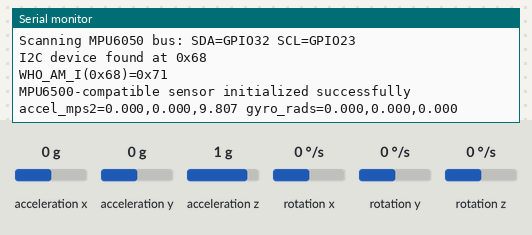
The sketch below on a simulated ESP32. On the bench: the last lines printed to the serial monitor. Wiring (inferred from the names in the program): MPU-9250 motion sensor at I2C address 0x68. The inputs (shaded band) are chosen by the test bench; at power-on: acceleration x 0 g, acceleration y 0 g, acceleration z 1 g, rotation x 0 °/s, rotation y 0 °/s, rotation z 0 °/s.

Above: at 2.2 s.
2.3 s: acceleration x set to -1.4 g
At 3.6 s:
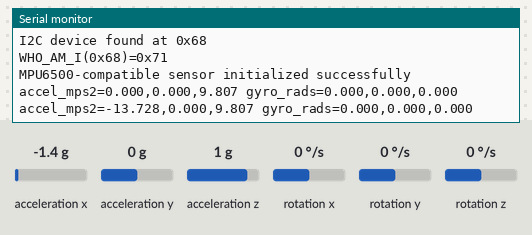
3.8 s: acceleration y set to -1.4 g
At 4.7 s:
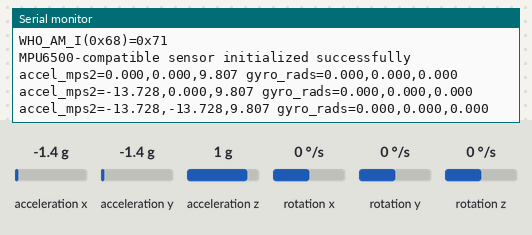
5.3 s: acceleration z set to -1.4 g
At 6.5 s:
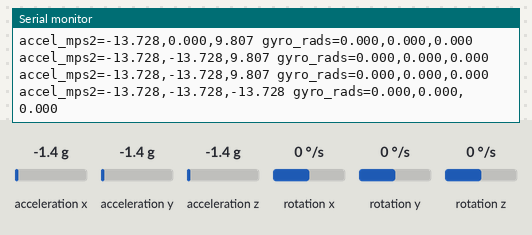
6.8 s: rotation x set to -192 °/s
At 7.4 s:
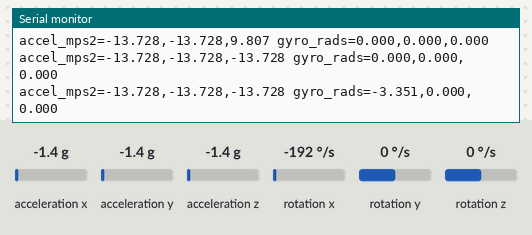
8.3 s: rotation y set to -192 °/s
At 9.9 s:
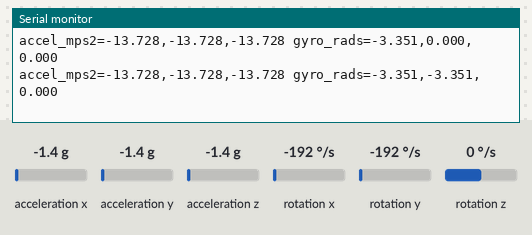

Measured:
- after the input at 2.3 s, the serial monitor: prints a new line after 0.72 s (image 1)
- after the input at 3.8 s, the serial monitor: prints a new line after 0.22 s (image 2)
- after the input at 5.3 s, the serial monitor: prints a new line after 0.73 s (image 3)
- after the input at 6.8 s, the serial monitor: prints a new line after 0.23 s (image 4)
- after the input at 8.3 s, the serial monitor: prints a new line after 0.74 s (image 5)

The sketch:

mpu6050_test.ino
```cpp
#include <Arduino.h>
#include <Wire.h>

#define MPU_SDA_PIN 32
#define MPU_SCL_PIN 23

TwoWire mpuWire = TwoWire(1);
bool mpuInitialized = false;

int16_t readWord(byte highRegister) {
  mpuWire.beginTransmission(0x68);
  mpuWire.write(highRegister);
  mpuWire.endTransmission(false);
  mpuWire.requestFrom(0x68, 2);
  return (int16_t)((mpuWire.read() << 8) | mpuWire.read());
}

void scanI2C() {
  Serial.println("Scanning MPU6050 bus: SDA=GPIO32 SCL=GPIO23");
  byte found = 0;
  for (byte address = 1; address < 127; address++) {
    mpuWire.beginTransmission(address);
    byte error = mpuWire.endTransmission();
    if (error == 0) {
      Serial.print("I2C device found at 0x");
      if (address < 16) Serial.print("0");
      Serial.println(address, HEX);
      found++;
    }
  }
  if (found == 0) Serial.println("No I2C devices found");
}

void setup() {
  Serial.begin(115200);
  delay(1000);
  mpuWire.begin(MPU_SDA_PIN, MPU_SCL_PIN);
  scanI2C();

  mpuWire.beginTransmission(0x68);
  mpuWire.write(0x75);
  mpuWire.endTransmission(false);
  mpuWire.requestFrom(0x68, 1);
  if (mpuWire.available()) {
    Serial.print("WHO_AM_I(0x68)=0x");
    Serial.println(mpuWire.read(), HEX);
  }

  mpuWire.beginTransmission(0x68);
  mpuWire.write(0x6B);
  mpuWire.write(0x00);
  if (mpuWire.endTransmission() != 0) {
    Serial.println("MPU6500 initialization failed");
    return;
  }
  mpuWire.beginTransmission(0x68);
  mpuWire.write(0x1C);
  mpuWire.write(0x10);
  mpuWire.endTransmission();
  mpuWire.beginTransmission(0x68);
  mpuWire.write(0x1B);
  mpuWire.write(0x08);
  mpuWire.endTransmission();
  mpuInitialized = true;
  Serial.println("MPU6500-compatible sensor initialized successfully");
}

void loop() {
  if (!mpuInitialized) {
    delay(1000);
    return;
  }

  static bool initialized = false;
  if (!initialized) {
    initialized = true;
    delay(1000);
  }

  float accelX = readWord(0x3B) / 4096.0f * 9.80665f;
  float accelY = readWord(0x3D) / 4096.0f * 9.80665f;
  float accelZ = readWord(0x3F) / 4096.0f * 9.80665f;
  float gyroX = readWord(0x43) / 65.5f * DEG_TO_RAD;
  float gyroY = readWord(0x45) / 65.5f * DEG_TO_RAD;
  float gyroZ = readWord(0x47) / 65.5f * DEG_TO_RAD;
  Serial.printf("accel_mps2=%.3f,%.3f,%.3f gyro_rads=%.3f,%.3f,%.3f\n",
                accelX, accelY, accelZ, gyroX, gyroY, gyroZ);
  delay(1000);
}
```
